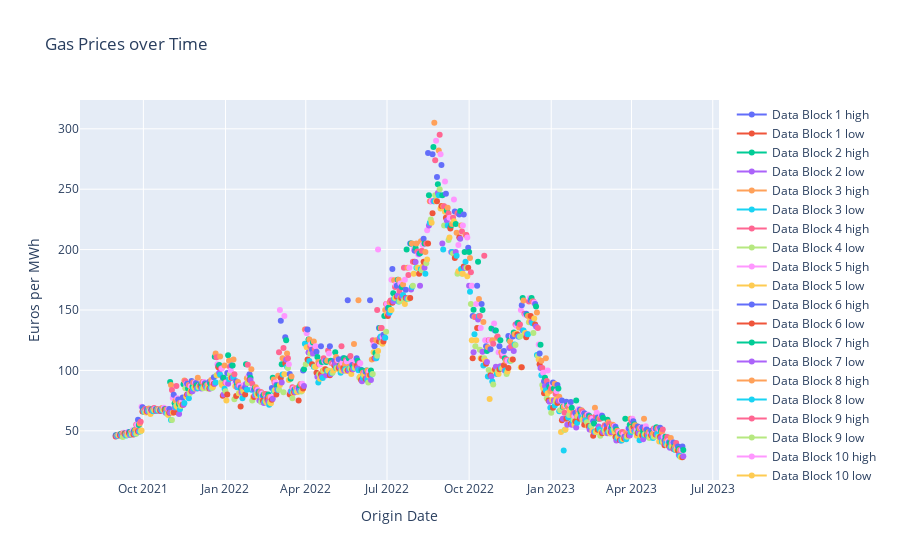

Notebook source saved alongside this figure:
### Code cell
gpfig = go.Figure()
for block in gp['data_block_id'].unique():
    data = gp[gp['data_block_id'] == block]  
    traceh = go.Scatter(x=data['origin_date'],
                       y=data['highest_price_per_mwh'],
                       # mode='lines',
                       name=f'Data Block {block} high')
    tracel = go.Scatter(x=data['origin_date'],
                       y=data['lowest_price_per_mwh'],
                       mode='lines',
                       name=f'Data Block {block} low')
    gpfig.add_traces([traceh, tracel])
gpfig.update_layout(title='Gas Prices over Time',
                    xaxis_title='Origin Date',
                    yaxis_title='Euros per MWh')
gpfig.show()
